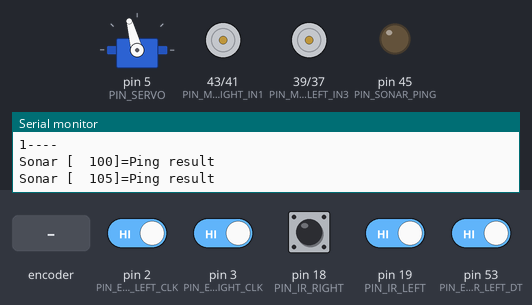
Bench run of a sketch on a simulated Arduino Mega 2560, built with avr-gcc and run on an emulated ATmega2560. On the bench: servo, motor-driver pin pairs drawn as motors (green arrow = first pin HIGH = forward, orange = second pin HIGH = backward, longer = more drive, scaled by the enable pin), output pins drawn as LEDs (lit = HIGH), the last lines printed to the serial monitor. The test bench sets the inputs (shaded band); at power-on: pin 2 (PIN_ENCODER_LEFT_CLK), pin 3 (PIN_ENCODER_RIGHT_CLK), pin 18 (PIN_IR_RIGHT), pin 19 (PIN_IR_LEFT), pin 53 (PIN_ENCODER_LEFT_DT) HIGH.

Above: at 1.2 s.
1.3 s: rotary encoder on pin 2 (PIN_ENCODER_LEFT_CLK) / pin 53 (PIN_ENCODER_LEFT_DT) turned 1 step (first pin leading)
At 2.9 s:
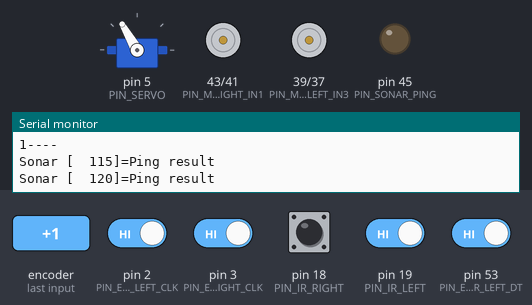
4.5 s: pin 18 (PIN_IR_RIGHT) pulsed LOW 2 times (0.12 s each, 0.3 s apart)
At 4.75 s:
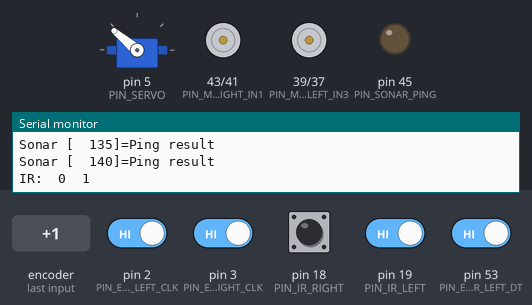
Timing chart, 0 to 25.5 s (numbered marks = the images above; inputs shaded):
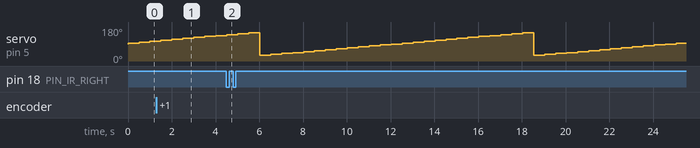

Measured:
- by itself, servo on pin 5 (PIN_SERVO): ramps from 30° to 150° and jumps back, once every 12.5 s

The sketch:

RES_Robot_Basic_Function_Check.ino
```cpp
/**********************************************************************;
* Project           : RES_Class, Basic Function Check, Sensor, Motion,Comm
*
* Program name      : RES_Basic_Function_Check.ino
*
* Author            : Jong-Hoon Kim
*
* Date created      : 04/05/2020
*
* Purpose           : Inititalization of a Simple Rescue Robot
*
* Revision History  :
*
* Date        Author      Ref    Revision (Date in MMDDYYYY format)
* MMDDYYYY    name      1  v-xx   revision note.
*
*********************************************************************/
/*********************************************************************
*   Instructional Note:
*           Arduino Leonardo has 4 interrupt pins ( 0, 1, 2, 3  13 )
*           Arduino Mega has 6 interrupt pins ( 2, 3, 18, 19, 20, 21)
*
***********************************************************************/
#include <Servo.h>
#include <PID_v1.h>

#define PIN_IR_LEFT                 19            //TX1 (D 19)
#define PIN_IR_RIGHT                18            //RX1 (D 18)
#define PIN_ENCODER_LEFT_CLK        2             // or TX2 (D 17)
#define PIN_ENCODER_LEFT_DT         53
#define PIN_ENCODER_RIGHT_CLK       3             // or RX2 (D 16)
#define PIN_ENCODER_RIGHT_DT        51
#define PIN_SONAR_PING              45
#define PIN_SONAR_ECHO              47
#define PIN_SERVO                   5
#define PIN_MOTOR_RIGHT_ENA         6
#define PIN_MOTOR_RIGHT_IN1         43
#define PIN_MOTOR_RIGHT_IN2         41
#define PIN_MOTOR_LEFT_ENB          7
#define PIN_MOTOR_LEFT_IN3          39
#define PIN_MOTOR_LEFT_IN4          37

#define LEFT  0
#define RIGHT 1
#define PREV  0
#define NOW   1

#define INTERVAL_MOTOR_TEST       5000
#define INTERVAL_SONAR_TEST       500
#define INTERVAL_IMU_TEST         2000
#define INTERVAL_DEBUG_PRINT      2000

#define MIN_SONAR_ANGLE      30
#define MID_SONAR_ANGLE      90
#define MAX_SONAR_ANGLE      150
#define STRID_SONAR_ANGLE     5


Servo myServo;  // create servo object to control a servo

long counterLeftWheel[2] = {0,0}; long counterRightWheel[2] = {0,0};

int motorTestCount = 0;

int statusIRLeft[2] = {0,0}; int statusIRRight[2] = {0,0};

long cTime = 0;     // current time of each iteration
long mTime = 0;     // motor test interval
long sTime = 0;     // sonar test interval
long iTime = 0;     // IMU test interval
long dTime = 0;     // debug print interval

int sonarAngle = MID_SONAR_ANGLE;

void setup() {
  // Serial Port Setup
  Serial.begin(115200);   Serial3.begin(115200);
  Serial.println("Initialization Started");

  // Motor Driver Setting
  pinMode(PIN_MOTOR_LEFT_ENB, OUTPUT);  pinMode(PIN_MOTOR_LEFT_IN3, OUTPUT); pinMode(PIN_MOTOR_LEFT_IN4, OUTPUT);
  pinMode(PIN_MOTOR_RIGHT_ENA, OUTPUT);  pinMode(PIN_MOTOR_RIGHT_IN1, OUTPUT); pinMode(PIN_MOTOR_RIGHT_IN2, OUTPUT);

  // Wheel Encoder Setting
  pinMode(PIN_ENCODER_LEFT_CLK, INPUT_PULLUP);  pinMode(PIN_ENCODER_RIGHT_CLK, INPUT_PULLUP);
  pinMode(PIN_ENCODER_LEFT_DT, INPUT_PULLUP);  pinMode(PIN_ENCODER_RIGHT_DT, INPUT_PULLUP);
  attachInterrupt(digitalPinToInterrupt(PIN_ENCODER_LEFT_CLK), updateLeftEncoder, CHANGE);
  attachInterrupt(digitalPinToInterrupt(PIN_ENCODER_RIGHT_CLK), updateRightEncoder, CHANGE);

  // Line Sensor Setting
  pinMode(PIN_IR_LEFT, INPUT_PULLUP);  pinMode(PIN_IR_RIGHT, INPUT_PULLUP);
  attachInterrupt(digitalPinToInterrupt(PIN_IR_LEFT), updateLeftIR, CHANGE);
  attachInterrupt(digitalPinToInterrupt(PIN_IR_RIGHT), updateRightIR, CHANGE);

  // Sonar Setting
  pinMode(PIN_SONAR_PING, OUTPUT);     pinMode(PIN_SONAR_ECHO, OUTPUT);
  myServo.attach(PIN_SERVO);  myServo.write(MID_SONAR_ANGLE);// attaches the servo on PIN_SERVO to the servo object and set middle position

  //
}


void loop() {
  cTime = millis();     // get current time for this iteration

  if (cTime > mTime) {  // motor testing time
    mTime = millis() + INTERVAL_MOTOR_TEST; // next motor testing time
    if (motorTestCount == 0){
      analogWrite(PIN_MOTOR_RIGHT_ENA, 0);   digitalWrite( PIN_MOTOR_RIGHT_IN1, LOW);    digitalWrite( PIN_MOTOR_RIGHT_IN2 , LOW);
      analogWrite(PIN_MOTOR_LEFT_ENB, 0);   digitalWrite( PIN_MOTOR_LEFT_IN3, LOW);    digitalWrite( PIN_MOTOR_LEFT_IN4 , LOW);
      motorTestCount = 1;
    }else if (motorTestCount == 1){
      analogWrite(PIN_MOTOR_RIGHT_ENA, 255);   digitalWrite( PIN_MOTOR_RIGHT_IN1, HIGH);    digitalWrite( PIN_MOTOR_RIGHT_IN2 , LOW);
      analogWrite(PIN_MOTOR_LEFT_ENB, 0);   digitalWrite( PIN_MOTOR_LEFT_IN3, LOW);    digitalWrite( PIN_MOTOR_LEFT_IN4 , LOW);
      motorTestCount = 2;
    }else if (motorTestCount == 2){
      analogWrite(PIN_MOTOR_RIGHT_ENA, 255);   digitalWrite( PIN_MOTOR_RIGHT_IN1, LOW);    digitalWrite( PIN_MOTOR_RIGHT_IN2 , HIGH);
      analogWrite(PIN_MOTOR_LEFT_ENB, 0);   digitalWrite( PIN_MOTOR_LEFT_IN3, LOW);    digitalWrite( PIN_MOTOR_LEFT_IN4 , LOW);
      motorTestCount = 3;
    }else if (motorTestCount == 3){
      analogWrite(PIN_MOTOR_RIGHT_ENA, 0);   digitalWrite( PIN_MOTOR_RIGHT_IN1, LOW);    digitalWrite( PIN_MOTOR_RIGHT_IN2 , LOW);
      analogWrite(PIN_MOTOR_LEFT_ENB, 255);   digitalWrite( PIN_MOTOR_LEFT_IN3, HIGH);    digitalWrite( PIN_MOTOR_LEFT_IN4 , LOW);
      motorTestCount = 4;
    }else if (motorTestCount == 4){
      analogWrite(PIN_MOTOR_RIGHT_ENA, 0);   digitalWrite( PIN_MOTOR_RIGHT_IN1, LOW);    digitalWrite( PIN_MOTOR_RIGHT_IN2 , LOW);
      analogWrite(PIN_MOTOR_LEFT_ENB, 255);   digitalWrite( PIN_MOTOR_LEFT_IN3, LOW);    digitalWrite( PIN_MOTOR_LEFT_IN4 , HIGH);
      motorTestCount = 0;
    }
  }

  if (cTime > sTime) {  // sonar testing time
    sTime = millis() + INTERVAL_SONAR_TEST;
    sonarAngle += STRID_SONAR_ANGLE;
    if (sonarAngle > MAX_SONAR_ANGLE)  sonarAngle = MIN_SONAR_ANGLE;
    myServo.write(sonarAngle);
    Serial.print("Sonar [  "); Serial.print(sonarAngle); Serial.print("]=");  Serial.println("Ping result");
  }
  if (cTime > iTime) {  //  IMU time
    iTime = millis() + INTERVAL_IMU_TEST;
    Serial.println("IMU reading ");
  }

  if (cTime > dTime) {  //  DEBUG time
    dTime = millis() + INTERVAL_DEBUG_PRINT;
    debugPrint();
  }

  if (statusIRRight[NOW] != statusIRRight[PREV] ){
     statusIRRight[PREV] = statusIRRight[NOW];
     Serial.print("IR:  "); Serial.print(statusIRLeft[NOW]); Serial.print("  "); Serial.println(statusIRRight[NOW]);
  }
  if (statusIRLeft[NOW] != statusIRLeft[PREV] ){
     statusIRLeft[PREV] = statusIRLeft[NOW];
     Serial.print("IR:  "); Serial.print(statusIRLeft[NOW]); Serial.print("  "); Serial.println(statusIRRight[NOW]);
  }


  if (counterRightWheel[NOW] != counterRightWheel[PREV] ){
    counterRightWheel[PREV] = counterRightWheel[NOW];
    Serial.print("Wheel:  "); Serial.print(counterRightWheel[NOW]); Serial.print("  "); Serial.println(counterLeftWheel[NOW]);
  }
  if (counterLeftWheel[NOW] != counterLeftWheel[PREV] ){
    counterLeftWheel[PREV] = counterLeftWheel[NOW];
    Serial.print("Wheel:  "); Serial.print(counterRightWheel[NOW]); Serial.print("  "); Serial.println(counterLeftWheel[NOW]);
  }

  checkSerialMessage();


}


void debugPrint(){
  Serial.print(motorTestCount);
  Serial.println("----");

}


void checkSerialMessage(){
  while (Serial.available() > 0){
    Serial3.write( Serial.read());
  }
  while (Serial3.available() > 0){
    String msg = Serial3.readStringUntil('\n');
    Serial.println(msg);
//    char tmpChar = Serial3.read();
//    Serial.write(tmpChar);
//    Serial3.write('[');
//    Serial3.write(tmpChar);
//    Serial3.write(']');
  }

}


// Interrupt Setting

void updateLeftEncoder(){
  if (digitalRead(PIN_ENCODER_LEFT_CLK) == 0){
    if (digitalRead(PIN_ENCODER_LEFT_DT) == 0) counterLeftWheel[NOW]++; else counterLeftWheel[NOW]--;
  }else{
    if (digitalRead(PIN_ENCODER_LEFT_DT) == 0) counterLeftWheel[NOW]--; else counterLeftWheel[NOW]++;
  }
}

void updateRightEncoder(){
  if (digitalRead(PIN_ENCODER_RIGHT_CLK) == 0){
    if (digitalRead(PIN_ENCODER_RIGHT_DT) == 0) counterRightWheel[NOW]++; else counterRightWheel[NOW]--;
  }else{
    if (digitalRead(PIN_ENCODER_RIGHT_DT) == 0) counterRightWheel[NOW]--; else counterRightWheel[NOW]++;
  }
}

void updateLeftIR(){
  // do some action when it changes
  statusIRLeft[NOW] = digitalRead(PIN_IR_LEFT);
}

void updateRightIR(){
  // do some action when it changes
  statusIRRight[NOW] = digitalRead(PIN_IR_RIGHT);
}
```
